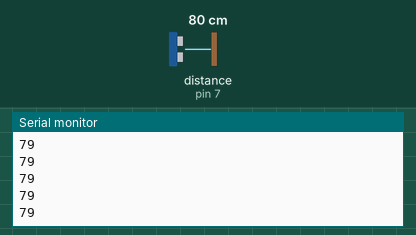
A sketch run on a simulated Arduino Uno, built with avr-gcc and run on an emulated ATmega328P. Parts: the last lines printed to the serial monitor. Wiring (inferred from the names in the program): ultrasonic range finder: trigger pin 8; echo pin 7. Inputs (shaded band) come from the test bench; at power-on: distance to the obstacle (sensor on pin 7) 80 cm. The echo pulse lasts 58.3 µs per cm.

Above: at 1.2 s.
1.3 s: distance to the obstacle (sensor on pin 7) set to 2 cm
At 1.59 s:
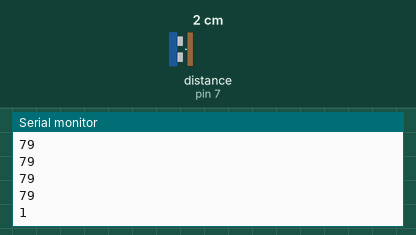
2.8 s: distance to the obstacle (sensor on pin 7) set to 4 cm
At 2.8 s:
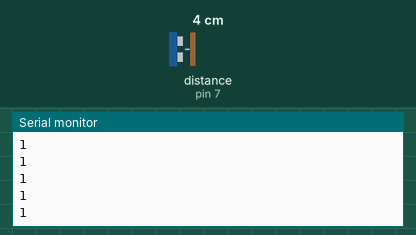
Timing chart, 0 to 5.8 s (numbered marks = the images above; inputs shaded):
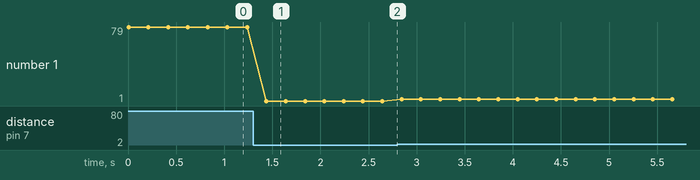

The sketch:

hc-sr04.ino
```cpp
// hc-sr04.ino - distance using ultrasonic ping sensor
// (c) BotBook.com - Karvinen, Karvinen, Valtokari


int trigPin = 8;	// <1>
int echoPin = 7;	// <2>
float v=331.5+0.6*20; // m/s	// <3>

void setup()	// <4>
{
  Serial.begin(9600);	// <5>
  pinMode(trigPin, OUTPUT);	// <6>
  pinMode(echoPin, INPUT);	// <7>
}

float distanceCm(){	// <8>
  // send sound pulse	// <9>
  digitalWrite(trigPin, LOW);	// <10>
  delayMicroseconds(3);	// <11>
  digitalWrite(trigPin, HIGH);	// <12>
  delayMicroseconds(5);	// <13>
  digitalWrite(trigPin, LOW);	// <14>

  // listen for echo 	// <15>
  float tUs = pulseIn(echoPin, HIGH); // microseconds	// <16>
  float t = tUs / 1000.0 / 1000.0 / 2.0; // s	// <17>
  float d = t*v; // m	// <18>
  return d*100; // cm	// <19>
}

void loop()	// <20>
{
  int d=distanceCm(); // <21>
  Serial.println(d, DEC);	// <22>
  delay(200); // ms	// <23>
}
```

Measured:
- after the input at 1.3 s, the serial monitor: prints a new line after 0.14 s (image 1)
- plotted number 1: 79 → 1 after the input at 1.3 s, 1 → 3 after the input at 2.8 s
